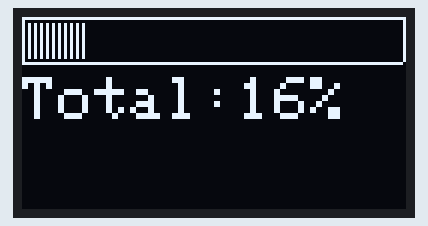
Bench run of a sketch on a simulated ESP32. Parts: 128×64 one-colour display.

Above: at 1.19 s.
At 6.32 s:
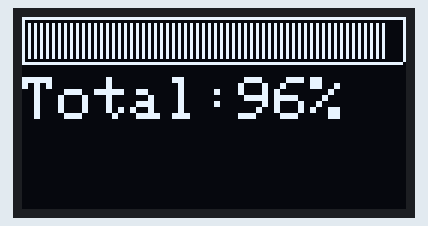
At 17.6 s:
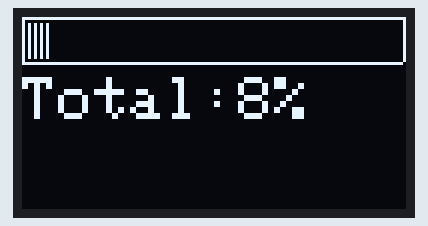
At 19.7 s:
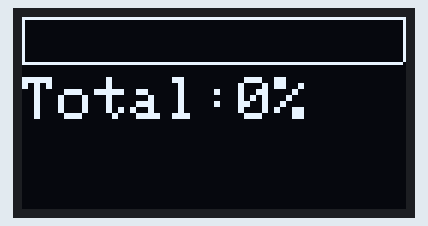
At 28.1 s:
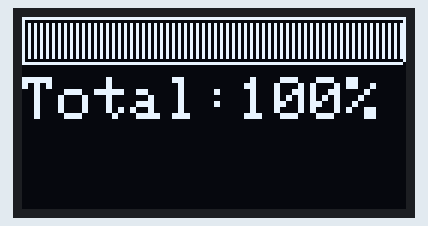
At 37.1 s:
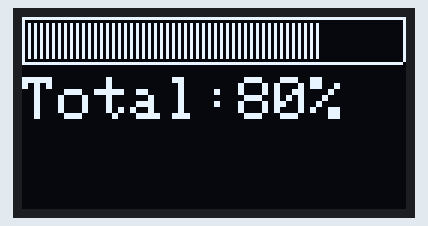

Measured:
- what the display in image 2 shows lasts 2.0 s, from 17.6 s to 19.6 s

The sketch:

ssd1306_bar.ino
```cpp
#include "display.h"

void setup() {
  displayInit(&display);
}

void loop() {

  for (int item = 2; item < 127; item++) {
    progressBar(&display, item, up);
    showTotal(&display, item);
  }

  delay(500);

  for (int item = 126; item >= 2; item--) {
    progressBar(&display, item, down);
    showTotal(&display, item);
  }

  clearProgressBar(&display);
  clearTotal(&display);
  delay(2000);

  progressBarSet(&display, 100);
  showTotal(&display, 100);
  delay(2000);

  clearProgressBar(&display);
  clearTotal(&display);

  progressBarSet(&display, 10);
  showTotal(&display, 10);
  delay(2000);

  clearProgressBar(&display);
  clearTotal(&display);
  delay(2000);

}
```

display.cpp
```cpp
#include "display.h"

void displayInit(Adafruit_SSD1306 *disp) {
  Serial.begin(115200);

  if (!disp->begin(SSD1306_SWITCHCAPVCC, SCREEN_ADDRESS)) {
    Serial.println(F("SSD1306 allocation failed"));
    for (;;)
      ;
  }

  disp->clearDisplay();
  disp->display();
}

int proportion(int x) {
  return x * 100 / 125;
}

unsigned long previousMillis = 0;
int i = 0;

void MillisFunction(const long interval) {
  unsigned long currentMillis = millis();
  if (currentMillis - previousMillis >= interval) {
    previousMillis = currentMillis;
    Serial.printf("%d\n", i);
    i++;
  }
}

bool pbState = true;

void createContur(Adafruit_SSD1306 *disp) {
  if (pbState) {
    disp->drawFastHLine(0, 0, SCREEN_WIDTH - 1, WHITE);
    disp->drawFastHLine(0, 15, SCREEN_WIDTH - 1, WHITE);
    disp->drawFastVLine(0, 0, 15, WHITE);
    disp->drawFastVLine(SCREEN_WIDTH - 1, 0, 15, WHITE);
    disp->display();
    pbState = false;
  }
}

void progressBar(Adafruit_SSD1306 *disp, int item, UpDown ud) {
  createContur(disp);

  if ((item % 2) == 0) {
    if (ud == up) {
      disp->drawFastVLine(item, 2, 12, WHITE);
    } else if (ud == down) {
      disp->drawFastVLine(item, 2, 12, BLACK);
    }
  }

  disp->display();
}

void progressBarSet(Adafruit_SSD1306 *disp, int item){
  createContur(disp);

  for(int i = 2; i < item; i++){

    if ((i % 2) == 0)
      disp->drawFastVLine(i, 2, 12, WHITE);
  }
  disp->display();
}

void clearProgressBar(Adafruit_SSD1306 *disp) {
  for (int item = 2; item < 127; item++) {
    disp->drawFastVLine(item, 2, 12, BLACK);
  }
  disp->display();
}

void showTotal(Adafruit_SSD1306 *disp, int item) {
  disp->setCursor(0, 20);
  disp->setTextColor(SSD1306_WHITE);
  disp->setTextSize(2);
  disp->setCursor(0, 20);
  // disp->drawRect(80, 20, 40, 16, WHITE);
  disp->fillRect(70, 20, 50, 16, BLACK);
  disp->printf("Total:%d%%", proportion(item));
  disp->display();
}

void clearTotal(Adafruit_SSD1306 *disp) {
  disp->setCursor(0, 20);
  disp->fillRect(70, 20, 50, 16, BLACK);
  disp->printf("Total:%d%%", 0);
  disp->display();
}

void moveShape(Adafruit_SSD1306 *disp, int mvX) {
  if (mvX != 0)
    disp->drawRect(mvX - 1, 42, 10, 10, BLACK);
  disp->drawRect(mvX + 1, 42, 10, 10, BLACK);
  disp->drawRect(mvX, 42, 10, 10, WHITE);
  disp->display();
}
```

display.h
```cpp
#ifndef _DISPLAY_H
#define _DISPLAY_H
#include <Wire.h>
#include <Adafruit_GFX.h>
#include <Adafruit_SSD1306.h>

#define SCREEN_WIDTH 128  // OLED display width, in pixels
#define SCREEN_HEIGHT 64  // OLED display height, in pixels

// On an arduino LEONARDO:   2(SDA),  3(SCL), ...
#define OLED_RESET -1        // Reset pin # (or -1 if sharing Arduino reset pin)
#define SCREEN_ADDRESS 0x3C  //< See datasheet for Address; 0x3D for 128x64, 0x3C for 128x32

static Adafruit_SSD1306 display(SCREEN_WIDTH, SCREEN_HEIGHT, &Wire, OLED_RESET);

enum UpDown { up, down };

void displayInit(Adafruit_SSD1306 *disp);
void progressBar(Adafruit_SSD1306 *disp, int item, UpDown ud);
void progressBarSet(Adafruit_SSD1306 *disp, int item);
void clearProgressBar(Adafruit_SSD1306 *disp);
void showTotal(Adafruit_SSD1306 *disp, int item);
void clearTotal(Adafruit_SSD1306 *disp);
void moveShape(Adafruit_SSD1306 *disp, int mvX);


#endif
```
